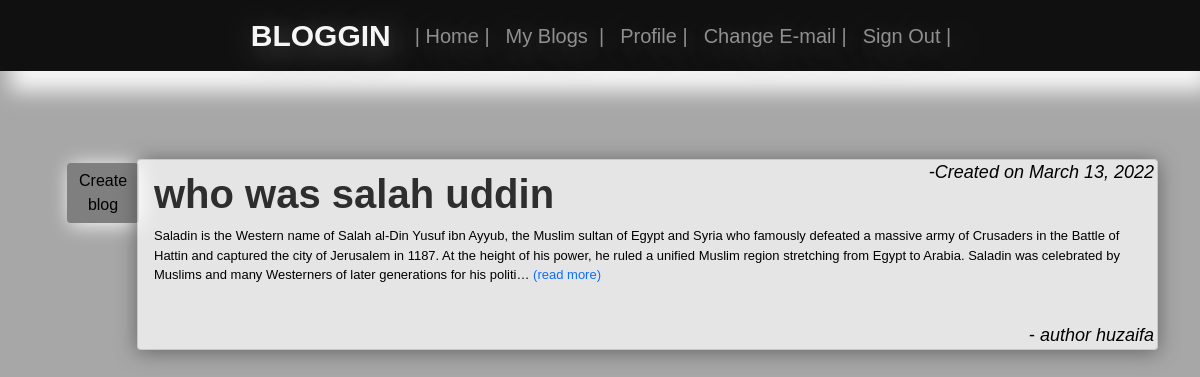
The page /my-blogs/ (signed in) on the database its author committed.
### blog_app/models.py (models this page shows, shortened)
class Blog(models.Model):
    user = models.ForeignKey(User, on_delete=models.CASCADE, null=True)
    title = models.CharField(max_length=60, blank=False)
    content = models.TextField(max_length=100000, null=True)
    updated = models.DateField(auto_now_add=True, null=True)
    date_created = models.DateField(auto_now=True, blank=True)
    def get_absolute_url(self):
        return reverse('blog-detail', kwargs={'pk': self.id})

### blog_app/views.py (the view)
# urls.py: path('my-blogs/', MyBlog.as_view(), name='my-blogs'),
class MyBlog(LoginRequiredMixin, DetailView):
    model = Blog
    template_name = 'blog_app/my_blogs.html'
    context_object_name = 'blogs'
    def get_object(self):
        return Blog.objects.filter(user=self.request.user)

### blog_app/templates/blog_app/my_blogs.html (shortened to what this page needs)
{% extends 'main.html' %}
{% load static %}
{% block content %}
<div class="container txt">
    <div class="row">
        <div class="col-md-1">
            <div class="w-25 mt-5 bt-create">
                <a href="{% url 'blog-create' %}"><button class="btn btn-primary btn-block bt1 my-1">Create blog</button></a>
            </div>
        </div>
        <div class="col-md-11">
            {% for blog in blogs %}
            <div class="card mt-5 clr" style="position: relative;">
                <div class="row">
                    <div class="col-md-3 crt">
                        <div class="athr"><i>-Created on {{ blog.date_created|date }}</i></div>
                    </div>
                    <div class="col-md-9 mt-5">
                        <a href="{{ blog.get_absolute_url }}" style="text-decoration: none; color: rgba(0, 0, 0, 0.8);"><h1 class="mx-3" style="font-weight: bold; margin-top: -5%;">{{ blog.title }}</h1></a>
                    </div>
                </div>
                <div class="row">
                    <div class="col-md-12">
                        <p class="mx-3" style="font-size: 13px;">{{ blog.content|truncatechars:400 }}
                            <span><a href="{{ blog.get_absolute_url }}" style="text-decoration: none">(read more)</a></span>
                        </p>
                    </div>
                </div>
                <div class="row py-4">
                </div>
                <div class="athr">-<i> author {{ blog.user }}</i></div>
            </div>
            {% endfor %}
        </div>
        </div>
    </div>
{% endblock content %}

### static/css/main.css (style rules this page uses)
.main-page { font-family: 'Helvetica', 'Arial', sans-serif; font-size: 18px; background:rgba(146, 146, 146, 0.8); }
.txt { color: #000000; }
.clr { box-shadow: 0px 2px 20px rgba(73, 73, 73, 0.7); background:rgba(255, 255, 255, 0.7); }
.bt1 { margin-top: 17px; margin-left: 25px; background: rgba(110, 110, 110, 0.7); box-shadow: 3px 2px 20px rgb(253, 253, 253); border: none; color: black; }
.crt { position: absolute; right: 0px; top: 10px; }
.athr { position: absolute; bottom: 0px; right: 3px; }
.con2,html, body { width: 100%; height: 100%; margin: 0; padding: 0; overflow-x: hidden; }

### rows shown on the page
Blog: date_created "March 13, 2022", title "who was salah uddin", content "Saladin is the Western name of Salah al-Din Yusuf ibn Ayyub, the Muslim sultan of Egypt and Syria who famously defeated a massive army of Crusaders in the Battle of Hattin and captured the city of Jerusalem in 1187. At the height of his power, he ruled a unified Muslim region stretching from Egypt to Arabia. Saladin was celebrated by Muslims and many Westerners of later generations for his politi…", user "huzaifa"
